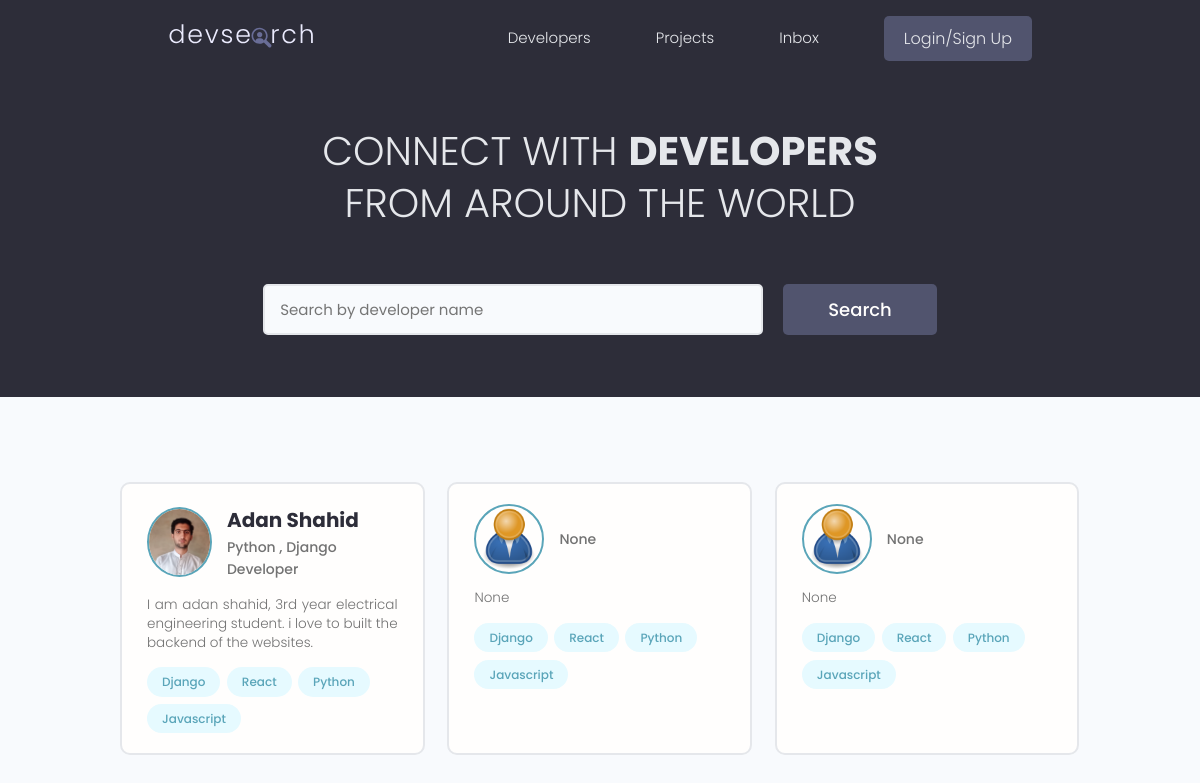
The app's page /, older data.
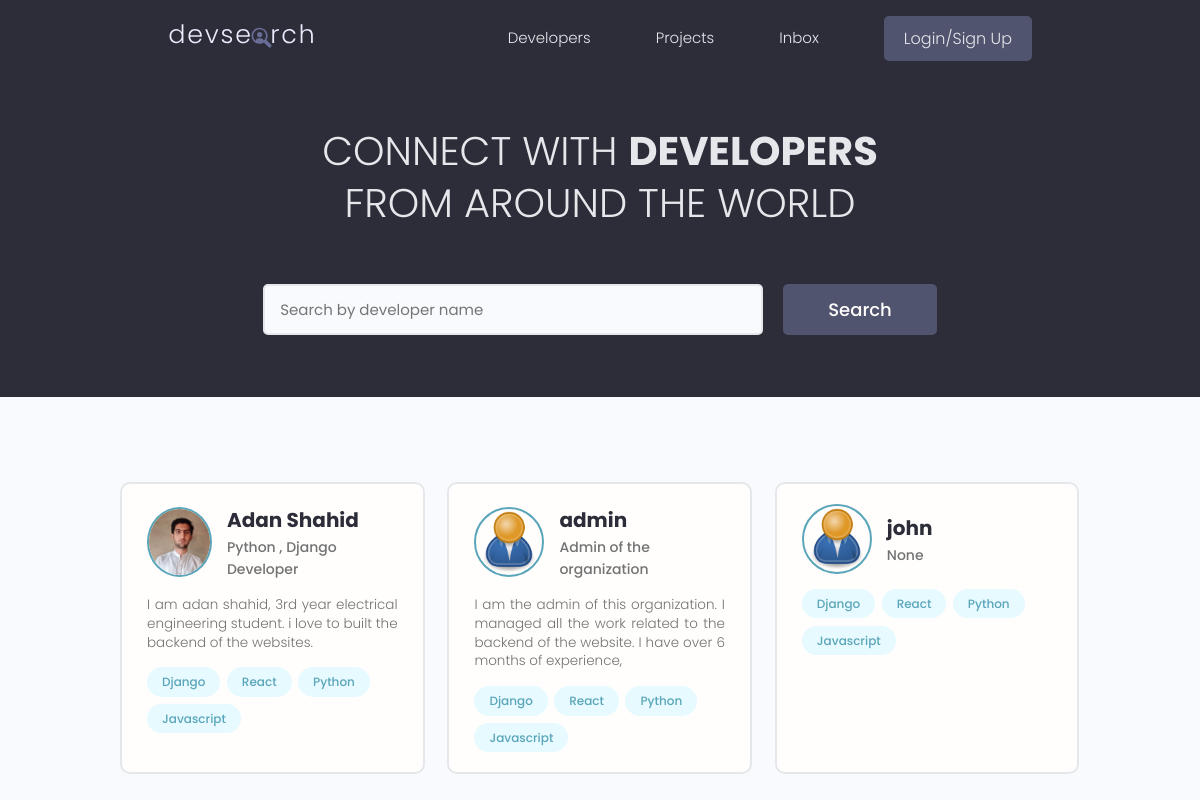
The same page, newer data.
### users/models.py (models this page shows, shortened)
class Profile(models.Model):
    user = models.OneToOneField(User, on_delete=models.CASCADE, null=True, blank=True)
    username = models.CharField(max_length=200, blank=True, null=True)
    location = models.CharField(max_length=200, blank=True, null=True)
    name = models.CharField(max_length=200, blank=True, null=True)
    email = models.EmailField(max_length=500, blank=True, null=True,)
    short_intro = models.CharField(max_length=200, blank=True, null=True)
    bio = models.TextField(blank=True, null=True)
    profile_image = models.ImageField(null=True, blank=True, upload_to='profiles/', default= "profiles/user-default.png")
    social_github = models.CharField(max_length=200, blank=True, null=True)
    social_twitter = models.CharField(max_length=200, blank=True, null=True)
    social_youtube = models.CharField(max_length=200, blank=True, null=True)
    social_linkedin = models.CharField(max_length=200, blank=True, null=True)
    social_website = models.CharField(max_length=200, blank=True, null=True)
    created = models.DateTimeField(auto_now_add=True)
    id = models.UUIDField(default=uuid.uuid4, unique=True, primary_key=True, editable=False)

class Skill(models.Model):
    owner = models.ForeignKey(Profile, on_delete=models.CASCADE, null=True)
    name = models.CharField(max_length=200, blank=True, null=True)
    description = models.TextField(blank=True, null=True)
    created = models.DateTimeField(auto_now_add=True)
    id = models.UUIDField(default=uuid.uuid4, unique=True, primary_key=True, editable=False)
    def __str__(self):
        return str(self.name)

### users/views.py (the view)
# urls.py: path('', views.profiles, name="profiles"),
def profiles(request):
    profiles = Profile.objects.all()
    skills = Skill.objects.all()
    context = {'profiles':profiles,
               'skills':skills}
    return render(request, 'users/profiles.html', context)

### users/templates/users/profiles.html (shortened to what this page needs)
{% extends 'main.html' %}
{% block content1 %}
<main class="home">
    <section class="hero-section text-center">
      <div class="container container--narrow">
        <div class="hero-section__box">
          <h2>CONNECT WITH <span>DEVELOPERS</span></h2>
          <h2>FROM AROUND THE WORLD</h2>
        </div>
        <div class="hero-section__search">
          <form class="form" action="#" method="get">
            <div class="form__field">
              <input class="input input--text" id="formInput#search" type="text" name="text"
                placeholder="Search by developer name" />
            </div>
            <input class="btn btn--sub btn--lg" type="submit" value="Search" />
          </form>
        </div>
      </div>
    </section>
    <section class="devlist">
      <div class="container">
        <div class="grid grid--three">
           {% for profile in profiles %}
            <div class="column card">
            <div class="dev">
              <a href="{% url 'user-profile' profile.id %}" class="card__body">
                <div class="dev__profile">
                  <img class="avatar avatar--md" src="{{ profile.profile_image.url }}" alt="image" />
                  <div class="dev__meta">
                    <h3>{{profile.name}}</h3>
                    <h5>{{profile.short_intro|slice:"60"}}</h5>
                  </div>
                </div>
                <p class="dev__info">{{profile.bio|slice:"150"}}</p>
                <div class="dev__skills">
                    {% for skill in skills|slice:"5" %}
                  <span class="tag tag--pill tag--main">
                    <small>{{skill}}</small>
                  </span>
                  {% endfor %}
                </div>
              </a>
            </div>
          </div>
          {% endfor %}
        </div>
      </div>
    </section>
  </main>
{% endblock content1 %}

### templates/main.html (shortened to what this page needs)
{% load static %}
<!DOCTYPE html>
<html lang="en">
<head>
    <link rel="stylesheet" href="https://cdn.iconmonstr.com/1.3.0/css/iconmonstr-iconic-font.min.css" />
    <link rel="stylesheet" href="{% static 'uikit/styles/uikit.css' %}" />
    <link rel="stylesheet" href="{% static 'styles/app.css' %}" />
</head>
<body>
    {% include 'navbar.html' %}
    {% block content1 %}{% endblock content1 %}
</body>
</html>

### templates/navbar.html
{% load static %}
<header class="header">
    <div class="container container--narrow">
      <a href="{% url 'profiles' %}" class="header__logo">
        <img src="{% static 'img/logo.svg' %}" alt="DevSearch Logo" />
      </a>
      <nav class="header__nav">
        <ul class="header__menu">
          <li class="header__menuItem"><a href="{% url 'profiles' %}">Developers</a></li>
          <li class="header__menuItem"><a href="{% url 'projects' %}">Projects</a></li>
          <li class="header__menuItem"><a href="">Inbox</a></li>
          {% if request.user.is_authenticated %}
          <li class="header__menuItem"><a href="{% url 'account' %}">Account</a></li>
          <li class="header__menuItem"><a href="{% url 'logout' %}" class="btn btn--sub">Logout</a></li>
          {% else %}
          <li class="header__menuItem"><a href="{% url 'login' %}" class="btn btn--sub">Login/Sign Up</a></li>
      {% endif %}
      </nav>
    </div>
  </header>

### static/styles/app.css (style rules this page uses)
:root { --color-sub: #2d2d39; }
.btn--sub { background-color: var(--color-sub-light); }
.card { border: 2px solid var(--color-light); }
img { width: 100%; }
.header { position: sticky; z-index: 111; background-color: var(--color-sub); padding: 1.5rem 0; }
.header > .container { display: flex; justify-content: space-between; align-items: center; }
.header__logo > img { height: 3.8rem; }
.header__nav > ul { display: inline-flex; align-items: center; list-style: none; gap: 6.5rem; }
.header__menuItem > a { color: var(--color-light); font-weight: 300; }
.hero-section { height: 40vh; display: flex; align-items: center; background-color: var(--color-sub); }
.hero-section__box { margin-bottom: 4rem; }
.hero-section__box > h2, .hero-section__box > h2 > span { font-size: 4rem; color: var(--color-light); line-height: 1.3; text-transform: uppercase; }
.hero-section__box > h2 { font-weight: 300; }
.hero-section__box > h2 > span { font-weight: 700; }
.hero-section__search > .form { display: flex; align-items: center; justify-content: center; gap: 2rem; }
.hero-section__search > .form input.input--text { width: 50rem; }
.devlist { margin-top: 8rem; }
.devlist .grid { align-items: stretch; }
.devlist .dev .dev__profile { display: flex; align-items: center; gap: 1.5rem; }
.devlist .dev .dev__meta h3 { color: var(--color-sub); font-size: 2rem; font-weight: 700; }
.devlist .dev .dev__meta h5 { color: var(--color-text); font-size: 1.4rem; font-weight: 500; }
.devlist .dev .dev__info { margin: 1.5rem 0; font-size: 1.35rem; line-height: 1.4; text-align: justify; }

### static/uikit/styles/modules/_variables.css (style rules this page uses)
:root { --color-main: #5aa5b9; --color-main-light: #e6faff; --color-sub: #3f4156; --color-sub-light: #51546e; --color-sub-lighter: #ededfd; --color-text: #737373; --color-gray: #8b8b8b; --color-light: #e5e7eb; --color-light-gray: #767676; --color-bg: #f8fafd; --color-white: #fffefd; --color-white-light: #f3f3f3; --color-success: #359e64; --color-success-bg: #def8e8; --color-error: #fc4b0b; --color-error-bg: #fff2ee; --font-base: 'Poppins', arial, helvetica, 'Segoe UI', roboto, ubuntu, sans-serif; --font-monospace: 'Fira Code', 'Courier New', courier, monospace; --font-regular: 300; --font-medium: 500; --font-bold: 700; --generic-shadow: 1px 1px 5px #00000010; --generic-transition: all 0.3s ease-in-out; }

### static/uikit/styles/modules/_base.css (style rules this page uses)
* { margin: 0; padding: 0; box-sizing: border-box; text-rendering: optimizeLegibility; color: inherit; font-size: inherit; }
html { font-size: 50%; }
@media only screen and (min-width: 480px) { html { font-size: 56.25%; } }
@media only screen and (min-width: 1200px) { html { font-size: 62.5%; } }
body { line-height: 1.6; font-weight: 400; font-size: 1.5rem; color: var(--color-text); background-color: var(--color-bg); min-height: 100vh; }

### static/uikit/styles/modules/_typography.css (style rules this page uses)
* { font-family: var(--font-base); }
h2 { font-size: 3.6rem; font-weight: var(--font-bold); }
h3 { font-size: 3.2rem; font-weight: var(--font-medium); }
h5 { font-size: 2.4rem; font-weight: var(--font-medium); }
h5, h6 { font-weight: var(--font-regular); }
p, span, strong { font-size: 1.6rem; color: var(--color-text); font-weight: var(--font-regular); }
a { padding-bottom: 2px; text-decoration: none; display: inline-block; color: var(--color-main); font-weight: var(--font-medium); }

### static/uikit/styles/modules/_utilities.css (style rules this page uses)
.container { width: 92%; max-width: 165rem; margin: 0 auto; box-sizing: border-box; }
.container--narrow { width: 92%; max-width: 120rem; }
@media screen and (min-width: 1000px) { .container { width: 90%; } }
@media screen and (min-width: 1000px) { .container--narrow { width: 85%; } }
@media screen and (min-width: 1200px) { .container { width: 80%; } }
@media screen and (min-width: 1200px) { .container--narrow { width: 72%; } }
.text-center { text-align: center; }

### static/uikit/styles/modules/_avatar.css (style rules this page uses)
.avatar { border-radius: 50%; border: 2px solid var(--color-main); object-fit: cover; }
.avatar--md { height: 7rem; width: 7rem; }

### static/uikit/styles/modules/_button.css (style rules this page uses)
.btn { display: inline-block; position: relative; cursor: pointer; background-color: var(--color-light); font-weight: var(--font-medium); color: var(--color-sub); text-decoration: none; padding: 1rem 2rem; border-radius: 0.5rem; border: none; width: -webkit-fit-content; width: -moz-fit-content; width: fit-content; height: -webkit-fit-content; height: -moz-fit-content; height: fit-content; font-size: 1.6rem; outline-width: 0; outline-color: transparent; -webkit-backface-visibility: hidden; backface-visibility: hidden; transition: all 0.3s ease-in-out; }
.btn--sub { background-color: var(--color-sub); color: var(--color-white); }
.btn--lg { font-size: 1.8rem; padding: 1.2rem 4.5rem; }

Row changes from the older to the newer data that the page shows:
removed Profile: profile_image (placeholder picture), short_intro "None", bio "None", Skill (name "Django"), Skill (name "React"), Skill (name "Python"), Skill (name "Javascript")
removed Profile: profile_image (placeholder picture), short_intro "None", bio "None", Skill (name "Django"), Skill (name "React"), Skill (name "Python"), Skill (name "Javascript")
added Profile: profile_image (placeholder picture), name "admin", short_intro "Admin of the organization", bio "I am the admin of this organization. I managed all the work related to the backend of the website. I have over 6 months of experience,", Skill (name "Django"), Skill (name "React"), Skill (name "Python"), Skill (name "Javascript")
added Profile: profile_image (placeholder picture), name "john", short_intro "None", Skill (name "Django"), Skill (name "React"), Skill (name "Python"), Skill (name "Javascript")
